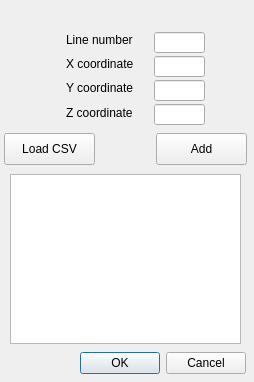
<?xml version="1.0" encoding="UTF-8"?>
<ui version="4.0">
 <class>SurfaceDialog</class>
 <widget class="QDialog" name="SurfaceDialog">
  <property name="windowModality">
   <enum>Qt::WindowModal</enum>
  </property>
  <property name="geometry">
   <rect>
    <x>0</x>
    <y>0</y>
    <width>254</width>
    <height>382</height>
   </rect>
  </property>
  <property name="windowTitle">
   <string>Add amazing surface</string>
  </property>
  <property name="modal">
   <bool>true</bool>
  </property>
  <widget class="QDialogButtonBox" name="buttonBox">
   <property name="geometry">
    <rect>
     <x>65</x>
     <y>347</y>
     <width>181</width>
     <height>32</height>
    </rect>
   </property>
   <property name="orientation">
    <enum>Qt::Horizontal</enum>
   </property>
   <property name="standardButtons">
    <set>QDialogButtonBox::Cancel|QDialogButtonBox::Ok</set>
   </property>
  </widget>
  <widget class="QWidget" name="widget" native="true">
   <property name="geometry">
    <rect>
     <x>10</x>
     <y>20</y>
     <width>230</width>
     <height>111</height>
    </rect>
   </property>
   <widget class="QLabel" name="label">
    <property name="geometry">
     <rect>
      <x>56</x>
      <y>36</y>
      <width>80</width>
      <height>16</height>
     </rect>
    </property>
    <property name="text">
     <string>X coordinate</string>
    </property>
   </widget>
   <widget class="QLineEdit" name="xCoordinate">
    <property name="geometry">
     <rect>
      <x>144</x>
      <y>36</y>
      <width>51</width>
      <height>21</height>
     </rect>
    </property>
   </widget>
   <widget class="QLabel" name="label_2">
    <property name="geometry">
     <rect>
      <x>56</x>
      <y>60</y>
      <width>80</width>
      <height>16</height>
     </rect>
    </property>
    <property name="text">
     <string>Y coordinate</string>
    </property>
   </widget>
   <widget class="QLineEdit" name="yCoordinate">
    <property name="geometry">
     <rect>
      <x>144</x>
      <y>60</y>
      <width>51</width>
      <height>21</height>
     </rect>
    </property>
   </widget>
   <widget class="QLineEdit" name="line">
    <property name="geometry">
     <rect>
      <x>144</x>
      <y>12</y>
      <width>51</width>
      <height>21</height>
     </rect>
    </property>
   </widget>
   <widget class="QLabel" name="label_3">
    <property name="geometry">
     <rect>
      <x>56</x>
      <y>12</y>
      <width>80</width>
      <height>16</height>
     </rect>
    </property>
    <property name="text">
     <string>Line number</string>
    </property>
   </widget>
   <widget class="QLabel" name="label_4">
    <property name="geometry">
     <rect>
      <x>56</x>
      <y>85</y>
      <width>80</width>
      <height>16</height>
     </rect>
    </property>
    <property name="text">
     <string>Z coordinate</string>
    </property>
   </widget>
   <widget class="QLineEdit" name="zCoordinate">
    <property name="geometry">
     <rect>
      <x>144</x>
      <y>84</y>
      <width>51</width>
      <height>21</height>
     </rect>
    </property>
   </widget>
  </widget>
  <widget class="QPushButton" name="addButton">
   <property name="geometry">
    <rect>
     <x>156</x>
     <y>133</y>
     <width>91</width>
     <height>32</height>
    </rect>
   </property>
   <property name="text">
    <string>Add</string>
   </property>
  </widget>
  <widget class="QTableWidget" name="tableWidget">
   <property name="geometry">
    <rect>
     <x>10</x>
     <y>174</y>
     <width>231</width>
     <height>170</height>
    </rect>
   </property>
   <attribute name="horizontalHeaderDefaultSectionSize">
    <number>50</number>
   </attribute>
  </widget>
  <widget class="QPushButton" name="load">
   <property name="geometry">
    <rect>
     <x>4</x>
     <y>133</y>
     <width>91</width>
     <height>32</height>
    </rect>
   </property>
   <property name="text">
    <string>Load CSV</string>
   </property>
  </widget>
 </widget>
 <tabstops>
  <tabstop>line</tabstop>
  <tabstop>xCoordinate</tabstop>
  <tabstop>yCoordinate</tabstop>
  <tabstop>zCoordinate</tabstop>
  <tabstop>addButton</tabstop>
  <tabstop>tableWidget</tabstop>
 </tabstops>
 <resources/>
 <connections>
  <connection>
   <sender>buttonBox</sender>
   <signal>rejected()</signal>
   <receiver>SurfaceDialog</receiver>
   <slot>reject()</slot>
   <hints>
    <hint type="sourcelabel">
     <x>316</x>
     <y>260</y>
    </hint>
    <hint type="destinationlabel">
     <x>286</x>
     <y>274</y>
    </hint>
   </hints>
  </connection>
 </connections>
</ui>
